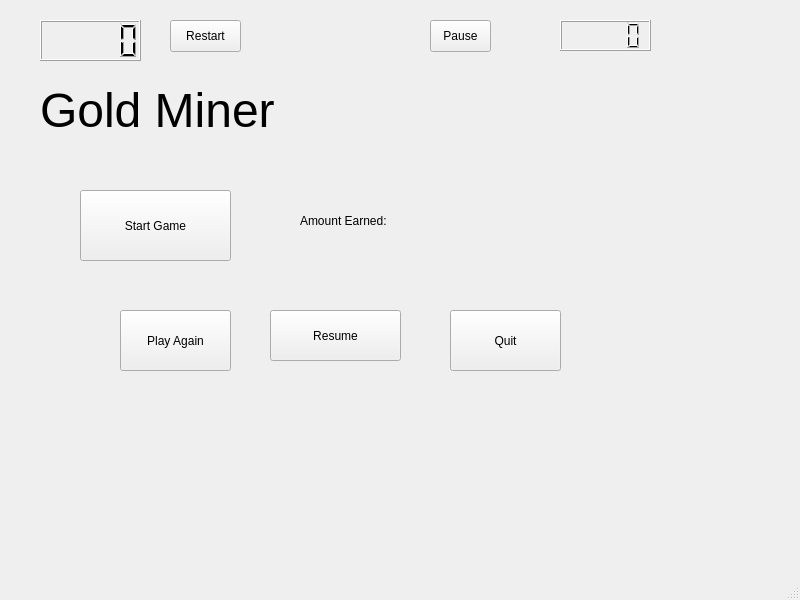
<?xml version="1.0" encoding="UTF-8"?>
<ui version="4.0">
 <class>MainWindow</class>
 <widget class="QMainWindow" name="MainWindow">
  <property name="enabled">
   <bool>true</bool>
  </property>
  <property name="geometry">
   <rect>
    <x>0</x>
    <y>0</y>
    <width>800</width>
    <height>600</height>
   </rect>
  </property>
  <property name="windowTitle">
   <string>MainWindow</string>
  </property>
  <widget class="QWidget" name="centralwidget">
   <widget class="QLabel" name="label">
    <property name="geometry">
     <rect>
      <x>40</x>
      <y>60</y>
      <width>271</width>
      <height>101</height>
     </rect>
    </property>
    <property name="font">
     <font>
      <pointsize>36</pointsize>
     </font>
    </property>
    <property name="text">
     <string>Gold Miner</string>
    </property>
   </widget>
   <widget class="QPushButton" name="pushButton">
    <property name="enabled">
     <bool>true</bool>
    </property>
    <property name="geometry">
     <rect>
      <x>80</x>
      <y>190</y>
      <width>151</width>
      <height>71</height>
     </rect>
    </property>
    <property name="text">
     <string>Start Game</string>
    </property>
   </widget>
   <widget class="QPushButton" name="pushButton_2">
    <property name="geometry">
     <rect>
      <x>430</x>
      <y>20</y>
      <width>61</width>
      <height>32</height>
     </rect>
    </property>
    <property name="text">
     <string>Pause</string>
    </property>
   </widget>
   <widget class="QPushButton" name="pushButton_3">
    <property name="geometry">
     <rect>
      <x>270</x>
      <y>310</y>
      <width>131</width>
      <height>51</height>
     </rect>
    </property>
    <property name="text">
     <string>Resume</string>
    </property>
   </widget>
   <widget class="QPushButton" name="pushButton_4">
    <property name="geometry">
     <rect>
      <x>170</x>
      <y>20</y>
      <width>71</width>
      <height>32</height>
     </rect>
    </property>
    <property name="text">
     <string>Restart</string>
    </property>
   </widget>
   <widget class="QLCDNumber" name="lcdNumber">
    <property name="geometry">
     <rect>
      <x>40</x>
      <y>20</y>
      <width>101</width>
      <height>41</height>
     </rect>
    </property>
   </widget>
   <widget class="QLCDNumber" name="lcdNumber_2">
    <property name="geometry">
     <rect>
      <x>560</x>
      <y>20</y>
      <width>91</width>
      <height>31</height>
     </rect>
    </property>
   </widget>
   <widget class="QPushButton" name="pushButton_5">
    <property name="geometry">
     <rect>
      <x>120</x>
      <y>310</y>
      <width>111</width>
      <height>61</height>
     </rect>
    </property>
    <property name="text">
     <string>Play Again</string>
    </property>
   </widget>
   <widget class="QPushButton" name="pushButton_6">
    <property name="geometry">
     <rect>
      <x>450</x>
      <y>310</y>
      <width>111</width>
      <height>61</height>
     </rect>
    </property>
    <property name="text">
     <string>Quit</string>
    </property>
   </widget>
   <widget class="QLabel" name="label_2">
    <property name="geometry">
     <rect>
      <x>300</x>
      <y>200</y>
      <width>151</width>
      <height>41</height>
     </rect>
    </property>
    <property name="text">
     <string>Amount Earned:</string>
    </property>
   </widget>
  </widget>
  <widget class="QMenuBar" name="menubar">
   <property name="geometry">
    <rect>
     <x>0</x>
     <y>0</y>
     <width>800</width>
     <height>22</height>
    </rect>
   </property>
  </widget>
  <widget class="QStatusBar" name="statusbar"/>
 </widget>
 <resources/>
 <connections/>
</ui>
